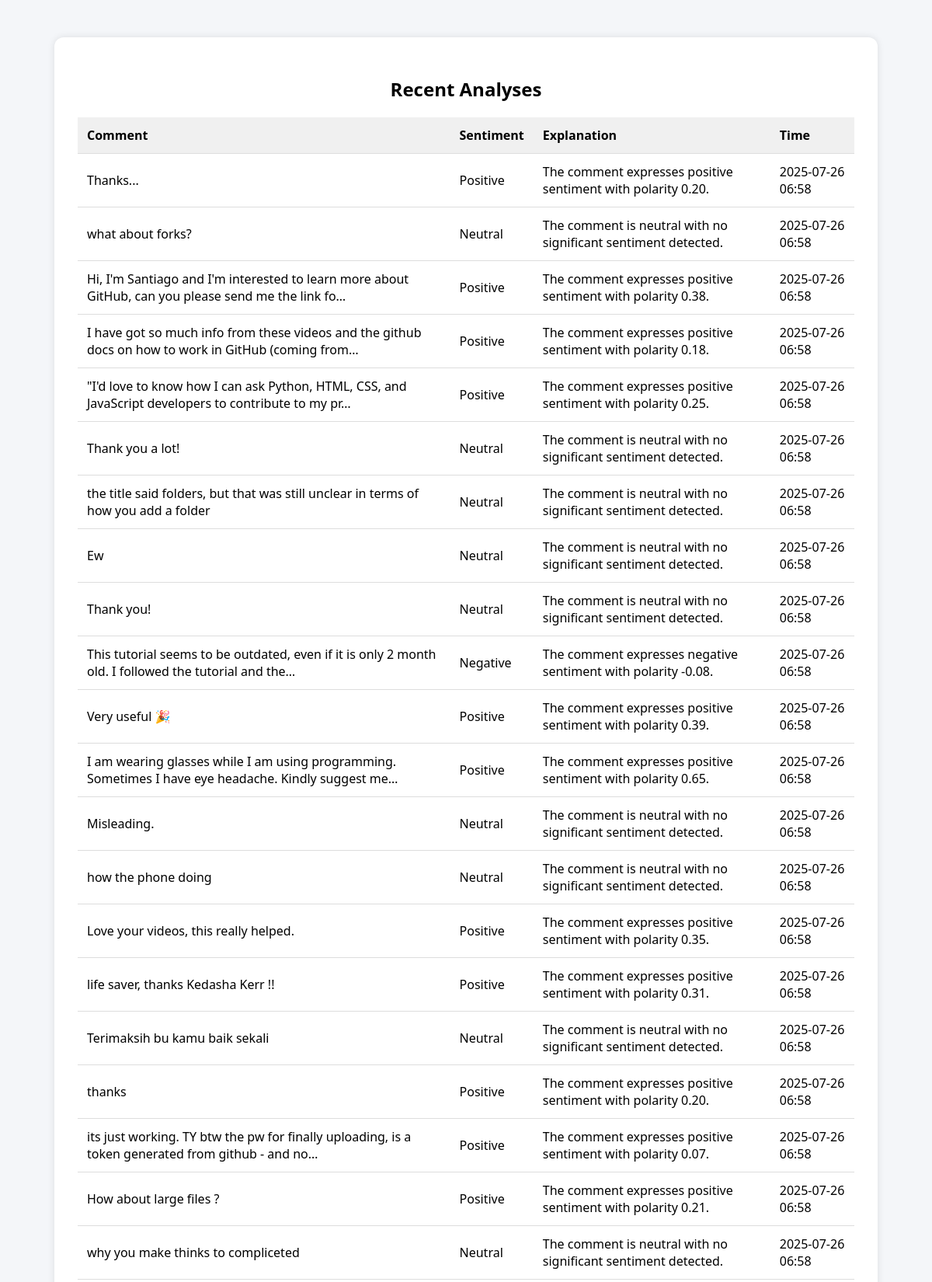
/dashboard/ (upper part), run on the app's committed database.
### analyzer/models.py (models this page shows, shortened)
class AnalysisResult(models.Model):
    comment = models.TextField()
    sentiment = models.CharField(max_length=10)
    explanation = models.TextField()
    timestamp = models.DateTimeField(auto_now_add=True)

### analyzer/views.py (the view)
# urls.py: path('dashboard/', views.dashboard, name='dashboard'),
def dashboard(request):
    recent_results = AnalysisResult.objects.order_by('-timestamp')[:100]
    return render(request, 'dashboard.html', {'recent_results': recent_results})

### analyzer/templates/dashboard.html (shortened to what this page needs)
<!DOCTYPE html>
<html>
<head>
</head>
<body>
    <div class="container">
        <h2>Recent Analyses</h2>
        <table>
            <thead>
                <tr>
                    <th>Comment</th>
                    <th>Sentiment</th>
                    <th>Explanation</th>
                    <th>Time</th>
                </tr>
            </thead>
            <tbody>
                {% for result in recent_results %}
                <tr>
                    <td>{{ result.comment|truncatechars:100 }}</td>
                    <td>{{ result.sentiment }}</td>
                    <td>{{ result.explanation|truncatechars:100 }}</td>
                    <td>{{ result.timestamp|date:"Y-m-d H:i" }}</td>
                </tr>
                {% empty %}
                <tr><td colspan="4">No analysis data available.</td></tr>
                {% endfor %}
            </tbody>
        </table>
    </div>
</body>
</html>

### analyzer/templates/dashboard.html (style rules this page uses)
body { font-family: 'Segoe UI', sans-serif; background-color: #f4f6f9; padding: 40px; }
.container { background: white; border-radius: 12px; padding: 30px; box-shadow: 0 0 10px rgba(0,0,0,0.1); max-width: 1000px; margin: auto; }
h2 { text-align: center; margin-bottom: 20px; }
table { width: 100%; border-collapse: collapse; }
th, td { padding: 12px; border-bottom: 1px solid #ddd; text-align: left; }
th { background-color: #f0f0f0; }

### data on the page
AnalysisResult: comment "Thanks...", sentiment "Positive", explanation "The comment expresses positive sentiment with polarity 0.20.", timestamp "2025-07-26 06:58"
AnalysisResult: comment "what about forks?", sentiment "Neutral", explanation "The comment is neutral with no significant sentiment detected.", timestamp "2025-07-26 06:58"
AnalysisResult: comment "Hi, I'm Santiago and I'm interested to learn more about GitHub, can you please send me the link fo…", sentiment "Positive", explanation "The comment expresses positive sentiment with polarity 0.38.", timestamp "2025-07-26 06:58"
AnalysisResult: comment "I have got so much info from these videos and the github docs on how to work in GitHub (coming from…", sentiment "Positive", explanation "The comment expresses positive sentiment with polarity 0.18.", timestamp "2025-07-26 06:58"
AnalysisResult: comment "\"I'd love to know how I can ask Python, HTML, CSS, and JavaScript developers to contribute to my pr…", sentiment "Positive", explanation "The comment expresses positive sentiment with polarity 0.25.", timestamp "2025-07-26 06:58"
AnalysisResult: comment "Thank you a lot!", sentiment "Neutral", explanation "The comment is neutral with no significant sentiment detected.", timestamp "2025-07-26 06:58"
AnalysisResult: comment "the title said folders, but that was still unclear in terms of how you add a folder", sentiment "Neutral", explanation "The comment is neutral with no significant sentiment detected.", timestamp "2025-07-26 06:58"
AnalysisResult: comment "Ew", sentiment "Neutral", explanation "The comment is neutral with no significant sentiment detected.", timestamp "2025-07-26 06:58"
AnalysisResult: comment "Thank you!", sentiment "Neutral", explanation "The comment is neutral with no significant sentiment detected.", timestamp "2025-07-26 06:58"
AnalysisResult: comment "This tutorial seems to be outdated, even if it is only 2 month old. I followed the tutorial and the…", sentiment "Negative", explanation "The comment expresses negative sentiment with polarity -0.08.", timestamp "2025-07-26 06:58"
AnalysisResult: comment "Very useful 🎉", sentiment "Positive", explanation "The comment expresses positive sentiment with polarity 0.39.", timestamp "2025-07-26 06:58"
AnalysisResult: comment "I am wearing glasses while I am using programming. Sometimes I have eye headache. Kindly suggest me…", sentiment "Positive", explanation "The comment expresses positive sentiment with polarity 0.65.", timestamp "2025-07-26 06:58"
AnalysisResult: comment "Misleading.", sentiment "Neutral", explanation "The comment is neutral with no significant sentiment detected.", timestamp "2025-07-26 06:58"
AnalysisResult: comment "how the phone doing", sentiment "Neutral", explanation "The comment is neutral with no significant sentiment detected.", timestamp "2025-07-26 06:58"
AnalysisResult: comment "Love your videos, this really helped.", sentiment "Positive", explanation "The comment expresses positive sentiment with polarity 0.35.", timestamp "2025-07-26 06:58"
AnalysisResult: comment "life saver, thanks Kedasha Kerr !!", sentiment "Positive", explanation "The comment expresses positive sentiment with polarity 0.31.", timestamp "2025-07-26 06:58"
AnalysisResult: comment "Terimaksih bu kamu baik sekali", sentiment "Neutral", explanation "The comment is neutral with no significant sentiment detected.", timestamp "2025-07-26 06:58"
AnalysisResult: comment "thanks", sentiment "Positive", explanation "The comment expresses positive sentiment with polarity 0.20.", timestamp "2025-07-26 06:58"
AnalysisResult: comment "its just working. TY btw the pw for finally uploading, is a token generated from github - and no…", sentiment "Positive", explanation "The comment expresses positive sentiment with polarity 0.07.", timestamp "2025-07-26 06:58"
AnalysisResult: comment "How about large files ?", sentiment "Positive", explanation "The comment expresses positive sentiment with polarity 0.21.", timestamp "2025-07-26 06:58"
AnalysisResult: comment "why you make thinks to compliceted", sentiment "Neutral", explanation "The comment is neutral with no significant sentiment detected.", timestamp "2025-07-26 06:58"
